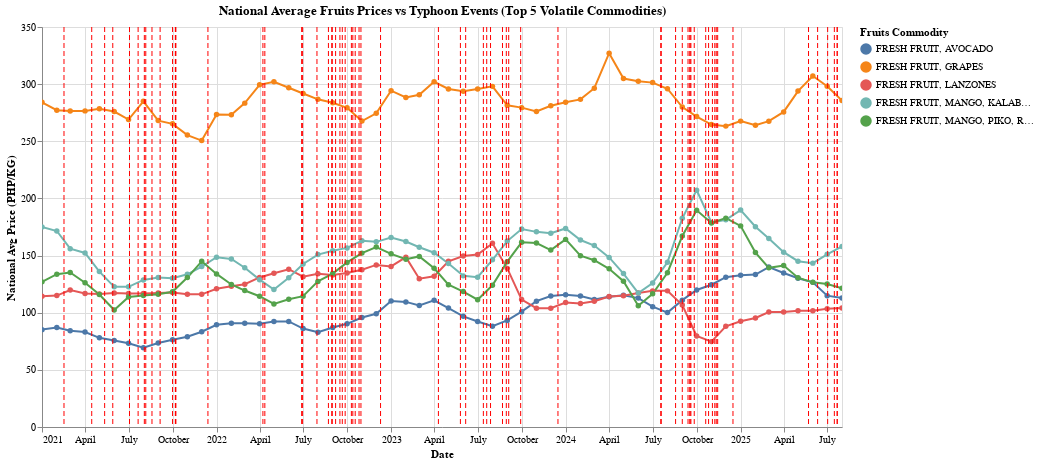

Source (notebook cell):
### Markdown cell above
### Analysis: National Average Leafy Vegetables Prices vs Typhoon Events

- **Cabbage** exhibits the **most significant price fluctuations**, with sharp spikes often aligning with clusters of typhoon events (especially during July–October).  
- **Pechay native** and **alugbati** also shows noticeable variability, though not as extreme as cabbage.  
- **Kangkong**, and **malunggay** remain relatively more stable, with smaller price movements across the same period.  
- These seasonal spikes strongly correspond to the **peak typhoon season**, suggesting that extreme weather has a **direct impact on price volatility**, particularly for more **climate-sensitive crops** like cabbage.  
- Cabbage’s high volatility may be due to its **vulnerability to heavy rain and strong winds**, affecting both yield and post-harvest quality.

### Code cell
create_and_display_chart_for_file(PRICE_FILES[2])

### Figure 1 — Vega-Lite specification as saved in the notebook (floating-point values rounded to 4 significant figures; data arrays with more than 128 entries replaced by an {"elided": "..."} marker saying what was removed)
{"config": {"view": {"continuousWidth": 300, "continuousHeight": 300}}, "layer": [{"data": {"name": "data-e945304ab307a3c28fb88cc7bbb8a041"}, "mark": {"type": "line", "point": true}, "encoding": {"color": {"field": "Commodity_Name", "title": "Fruits Commodity", "type": "nominal"}, "tooltip": [{"field": "Date", "format": "%Y %B", "title": "Month", "type": "temporal"}, {"field": "Commodity_Name", "title": "Commodity", "type": "nominal"}, {"field": "Retail_Price", "format": ",.2f", "title": "Avg Price (PHP)", "type": "quantitative"}], "x": {"field": "Date", "title": "Date", "type": "temporal"}, "y": {"field": "Retail_Price", "title": "National Avg Price (PHP/KG)", "type": "quantitative"}}, "name": "view_8"}, {"data": {"name": "data-1b455c24906527a42f23df88eddf95a5"}, "mark": {"type": "rule", "color": "red", "strokeDash": [5, 3]}, "encoding": {"tooltip": [{"field": "Date_Entered_PAR", "format": "%Y-%m-%d", "title": "Typhoon Entered PAR", "type": "temporal"}, {"field": "Typhoon Name", "type": "nominal"}, {"field": "Classification", "type": "nominal"}, {"field": "Peak Intensity", "type": "nominal"}], "x": {"field": "Date_Entered_PAR", "type": "temporal"}}}], "height": 400, "params": [{"name": "param_14", "select": {"type": "interval", "encodings": ["x"]}, "bind": "scales", "views": ["view_8"]}], "title": "National Average Fruits Prices vs Typhoon Events (Top 5 Volatile Commodities)", "width": 800, "$schema": "https://vega.github.io/schema/vega-lite/v5.20.1.json", "datasets": {"data-e945304ab307a3c28fb88cc7bbb8a041": {"elided": "280 records"}, "data-1b455c24906527a42f23df88eddf95a5": [{"Typhoon Name": "Auring", "Date_Entered_PAR": "2021-02-16T00:00:00", "Classification": "Tropical Storm", "Peak Intensity": "85 km/h, 994 hPa"}, {"Typhoon Name": "Bising", "Date_Entered_PAR": "2021-04-15T00:00:00", "Classification": "Super Typhoon", "Peak Intensity": "220 km/h, 895 hPa"}, {"Typhoon Name": "Crising", "Date_Entered_PAR": "2021-05-12T00:00:00", "Classification": "Tropical Storm", "Peak Intensity": "65 km/h, 1002 hPa"}, {"Typhoon Name": "Dante", "Date_Entered_PAR": "2021-05-29T00:00:00", "Classification": "Tropical Storm", "Peak Intensity": "75 km/h, 996 hPa"}, {"Typhoon Name": "Emong", "Date_Entered_PAR": "2021-07-03T00:00:00", "Classification": "Tropical Depression", "Peak Intensity": "55 km/h, 1002 hPa"}, {"Typhoon Name": "Fabian", "Date_Entered_PAR": "2021-07-21T00:00:00", "Classification": "Typhoon ", "Peak Intensity": "150 km/h, 955 hPa"}, {"Typhoon Name": "Gorio", "Date_Entered_PAR": "2021-08-03T00:00:00", "Classification": "Severe Tropical Storm", "Peak Intensity": "45 km/h, 998 hPa"}, {"Typhoon Name": "Huaning", "Date_Entered_PAR": "2021-08-06T00:00:00", "Classification": "Tropical Storm", "Peak Intensity": "65 km/h, 992 hPa"}, {"Typhoon Name": "Isang", "Date_Entered_PAR": "2021-08-19T00:00:00", "Classification": "Severe Tropical Storm", "Peak Intensity": "100 km/h, 992 hPa"}, {"Typhoon Name": "Jolina", "Date_Entered_PAR": "2021-09-05T00:00:00", "Classification": "Typhoon", "Peak Intensity": "120 km/h, 985 hPa"}, {"Typhoon Name": "Kiko", "Date_Entered_PAR": "2021-10-07T00:00:00", "Classification": "Super Typhoon", "Peak Intensity": "215 km/h, 910 hPa"}, {"Typhoon Name": "Lannie", "Date_Entered_PAR": "2021-10-01T00:00:00", "Classification": "Tropical Storm", "Peak Intensity": "45 km/h, 1002 hPa"}, {"Typhoon Name": "Maring", "Date_Entered_PAR": "2021-10-07T00:00:00", "Classification": "Severe Tropical Storm", "Peak Intensity": "100 km/h, 975 hPa"}, {"Typhoon Name": "Nando", "Date_Entered_PAR": "2021-10-08T00:00:00", "Classification": "Tropical Depression", "Peak Intensity": "55 km/h, 996 hPa"}, {"Typhoon Name": "Odette", "Date_Entered_PAR": "2021-12-14T00:00:00", "Classification": "Super Typhoon", "Peak Intensity": "195 km/h, 915 hPa"}, {"Typhoon Name": "Agaton", "Date_Entered_PAR": "2022-04-08T00:00:00", "Classification": "Tropical Storm", "Peak Intensity": "75 km/h, 996 hPa"}, {"Typhoon Name": "Basyang", "Date_Entered_PAR": "2022-04-12T00:00:00", "Classification": "Typhoon", "Peak Intensity": "120 km/h, 975 hPa"}, {"Typhoon Name": "Caloy", "Date_Entered_PAR": "2022-06-28T00:00:00", "Classification": "Typhoon", "Peak Intensity": "55 km/h, 998 hPa"}, {"Typhoon Name": "Domeng", "Date_Entered_PAR": "2022-06-30T00:00:00", "Classification": "Tropical Storm", "Peak Intensity": "85 km/h, 994 hPa"}, {"Typhoon Name": "Ester", "Date_Entered_PAR": "2022-07-30T00:00:00", "Classification": "Tropical Storm", "Peak Intensity": "55 km/h, 998 hPa"}, {"Typhoon Name": "Florita", "Date_Entered_PAR": "2022-08-23T00:00:00", "Classification": "Severe Tropical Storm", "Peak Intensity": "110 km/h, 985 hPa"}, {"Typhoon Name": "Gardo", "Date_Entered_PAR": "2022-08-30T00:00:00", "Classification": "Tropical Depression", "Peak Intensity": "55 km/h, 998 hPa"}, {"Typhoon Name": "Henry", "Date_Entered_PAR": "2022-08-31T00:00:00", "Classification": "Super Typhoon", "Peak Intensity": "195 km/h, 920 hPa"}, {"Typhoon Name": "Inday", "Date_Entered_PAR": "2022-09-07T00:00:00", "Classification": "Typhoon", "Peak Intensity": "165 km/h, 950 hPa"}, {"Typhoon Name": "Josie", "Date_Entered_PAR": "2022-09-16T00:00:00", "Classification": "Super Typhoon", "Peak Intensity": "185 km/h, 925 hPa"}, {"Typhoon Name": "Karding", "Date_Entered_PAR": "2022-09-21T00:00:00", "Classification": "Super Typhoon", "Peak Intensity": "195 km/h, 920 hPa"}, {"Typhoon Name": "Luis", "Date_Entered_PAR": "2022-09-27T00:00:00", "Classification": "Severe Tropical Storm", "Peak Intensity": "100 km/h, 990 hPa"}, {"Typhoon Name": "Maymay", "Date_Entered_PAR": "2022-10-10T00:00:00", "Classification": "Tropical Depression", "Peak Intensity": "45 km/h, 1002 hPa"}, {"Typhoon Name": "Neneng", "Date_Entered_PAR": "2022-10-13T00:00:00", "Classification": "Typhoon", "Peak Intensity": "120 km/h, 975 hPa"}, {"Typhoon Name": "Obet", "Date_Entered_PAR": "2022-10-18T00:00:00", "Classification": "Tropical Depression", "Peak Intensity": "55 km/h, 1004 hPa"}, {"Typhoon Name": "Paeng", "Date_Entered_PAR": "2022-10-26T00:00:00", "Classification": "Severe Tropical Storm", "Peak Intensity": "100 km/h, 980 hPa"}, {"Typhoon Name": "Queenie", "Date_Entered_PAR": "2022-10-30T00:00:00", "Classification": "Tropical Storm", "Peak Intensity": "75 km/h, 1000 hPa"}, {"Typhoon Name": "Rosal", "Date_Entered_PAR": "2022-12-10T00:00:00", "Classification": "Tropical Storm", "Peak Intensity": "85 km/h, 994 hPa"}, {"Typhoon Name": "Amang", "Date_Entered_PAR": "2023-04-10T00:00:00", "Classification": "Tropical Depression", "Peak Intensity": "55 km/h, 1004 hPa"}, {"Typhoon Name": "Betty", "Date_Entered_PAR": "2023-05-26T00:00:00", "Classification": "Super Typhoon", "Peak Intensity": "195 km/h, 915 hPa"}, {"Typhoon Name": "Chedeng", "Date_Entered_PAR": "2023-06-06T00:00:00", "Classification": "Typhoon", "Peak Intensity": "150 km/h, 955 hPa"}, {"Typhoon Name": "Dodong", "Date_Entered_PAR": "2023-07-13T00:00:00", "Classification": "Typhoon", "Peak Intensity": "65 km/h, 994 hPa"}, {"Typhoon Name": "Egay", "Date_Entered_PAR": "2023-07-20T00:00:00", "Classification": "Super Typhoon", "Peak Intensity": "185 km/h, 925 hPa"}, {"Typhoon Name": "Falcon", "Date_Entered_PAR": "2023-07-28T00:00:00", "Classification": "Typhoon", "Peak Intensity": "175 km/h, 930 hPa"}, {"Typhoon Name": "Goring", "Date_Entered_PAR": "2023-08-22T00:00:00", "Classification": "Super Typhoon", "Peak Intensity": "195 km/h, 920 hPa"}, {"Typhoon Name": "Hannah", "Date_Entered_PAR": "2023-08-30T00:00:00", "Classification": "Typhoon", "Peak Intensity": "155 km/h, 945 hPa"}, {"Typhoon Name": "Ineng", "Date_Entered_PAR": "2023-09-04T00:00:00", "Classification": "Tropical Depression", "Peak Intensity": "55 km/h, 1000 hPa"}, {"Typhoon Name": "Jenny", "Date_Entered_PAR": "2023-09-29T00:00:00", "Classification": "Typhoon", "Peak Intensity": "175 km/h, 940 hPa"}, {"Typhoon Name": "Kabayan", "Date_Entered_PAR": "2023-12-16T00:00:00", "Classification": "Tropical Storm", "Peak Intensity": "65 km/h, 1002 hPa"}, {"Typhoon Name": "Aghon", "Date_Entered_PAR": "2025-05-23T00:00:00", "Classification": "Typhoon", "Peak Intensity": "140 km/h, 965 hPa"}, {"Typhoon Name": "Butchoy", "Date_Entered_PAR": "2024-07-18T00:00:00", "Classification": "Tropical Depression", "Peak Intensity": "55 km/h, 1000 hPa"}, {"Typhoon Name": "Carina", "Date_Entered_PAR": "2024-07-19T00:00:00", "Classification": "Super Typhoon", "Peak Intensity": "185 km/h, 920 hPa"}, {"Typhoon Name": "Dindo", "Date_Entered_PAR": "2024-08-18T00:00:00", "Classification": "Tropical Storm", "Peak Intensity": "65 km/h, 1000 hPa"}, {"Typhoon Name": "Enteng", "Date_Entered_PAR": "2024-09-01T00:00:00", "Classification": "Severe Tropical Depression", "Peak Intensity": "110 km/h, 975 hPa"}, {"Typhoon Name": "Ferdie", "Date_Entered_PAR": "2024-09-13T00:00:00", "Classification": "Severe Tropical Storm", "Peak Intensity": "95 km/h, 990 hPa"}, {"Typhoon Name": "Gener", "Date_Entered_PAR": "2024-09-17T00:00:00", "Classification": "Super Typhoon", "Peak Intensity": "55 km/h, 996 hPa"}, {"Typhoon Name": "Helen", "Date_Entered_PAR": "2024-09-17T00:00:00", "Classification": "Tropical Storm", "Peak Intensity": "85 km/h, 994 hPa"}, {"Typhoon Name": "Igme", "Date_Entered_PAR": "2024-09-19T00:00:00", "Classification": "Tropical Depression", "Peak Intensity": "55 km/h, 1002 hPa"}, {"Typhoon Name": "Julian", "Date_Entered_PAR": "2024-09-26T00:00:00", "Classification": "Super Typhoon", "Peak Intensity": "195 km/h, 920 hPa"}, {"Typhoon Name": "Kristine", "Date_Entered_PAR": "2024-10-20T00:00:00", "Classification": "Severe Tropical Storm", "Peak Intensity": "100 km/h, 980 hPa"}, {"Typhoon Name": "Leon", "Date_Entered_PAR": "2024-10-26T00:00:00", "Classification": "Super Typhoon", "Peak Intensity": "185 km/h, 925 hPa"}, {"Typhoon Name": "Marce", "Date_Entered_PAR": "2024-11-03T00:00:00", "Classification": "Typhoon", "Peak Intensity": "175 km/h, 945 hPa"}, {"Typhoon Name": "Nika", "Date_Entered_PAR": "2024-11-08T00:00:00", "Classification": "Typhoon", "Peak Intensity": "130 km/h, 975 hPa"}, {"Typhoon Name": "Ofel", "Date_Entered_PAR": "2024-11-11T00:00:00", "Classification": "Super Typhoon", "Peak Intensity": "185 km/h, 940 hPa"}, {"Typhoon Name": "Pepito", "Date_Entered_PAR": "2024-11-14T00:00:00", "Classification": "Super Typhoon", "Peak Intensity": "195 km/h, 925 hPa"}, {"Typhoon Name": "Querubin", "Date_Entered_PAR": "2024-12-16T00:00:00", "Classification": "Tropical Depression", "Peak Intensity": "45 km/h, 1004 hPa"}, {"Typhoon Name": "Auring", "Date_Entered_PAR": "2025-06-11T00:00:00", "Classification": "Tropical Depression", "Peak Intensity": "45 km/h, 1004 hPa"}, {"Typhoon Name": "Bising", "Date_Entered_PAR": "2025-07-02T00:00:00", "Classification": "Tropical Storm", "Peak Intensity": "140 km/h, 960 hPa"}, {"Typhoon Name": "Crising", "Date_Entered_PAR": "2025-07-16T00:00:00", "Classification": "Severe Tropical Storm", "Peak Intensity": "100 km/h, 980 hPa"}, {"Typhoon Name": "Dante", "Date_Entered_PAR": "2025-07-22T00:00:00", "Classification": "Tropical Storm", "Peak Intensity": "75 km/h, 990 hPa"}, {"Typhoon Name": "Emong", "Date_Entered_PAR": "2025-07-22T00:00:00", "Classification": "Typhoon", "Peak Intensity": "120 km/h, 975 hPa"}]}}
